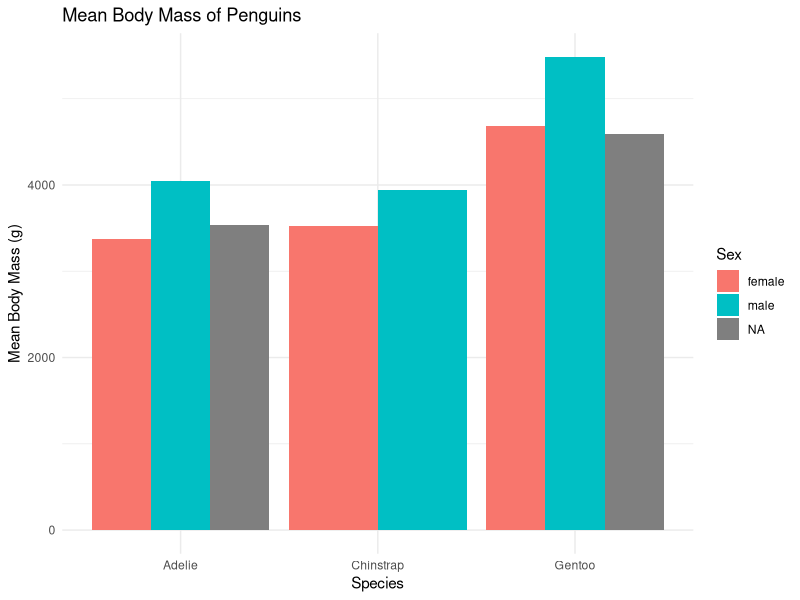

This figure's R source:
## ---- chunk 1
#| message: false
#| warning: false
library(palmerpenguins)
library(tidyverse)
library(ggplot2)
## ---- chunk 2
median_mass <- penguins |>
  group_by(species) |>
  summarise(
    median_body_mass = median(body_mass_g, na.rm = TRUE)
  )

median_mass
## ---- chunk 3
penguin_features <- penguins |> 
  group_by(species, sex) |> 
  summarise(
    mean_bill_length = mean(bill_length_mm, na.rm = TRUE), 
    mean_bill_depth = mean(bill_depth_mm, na.rm = TRUE),
    mean_flipper_length = mean(flipper_length_mm, na.rm = TRUE), 
    mean_body_mass = mean(body_mass_g, na.rm = TRUE)
  )

penguin_features
## ---- chunk 4
#| label: fig-penguin-mass
#| fig-cap: "Mean body mass of penguins by species and sex."
ggplot(penguin_features, 
       aes(x = species, y = mean_body_mass, fill = sex)) +
  geom_col(position = "dodge") +
  labs(
    title = "Mean Body Mass of Penguins",
    x = "Species",
    y = "Mean Body Mass (g)",
    fill = "Sex"
  ) +
  theme_minimal()
